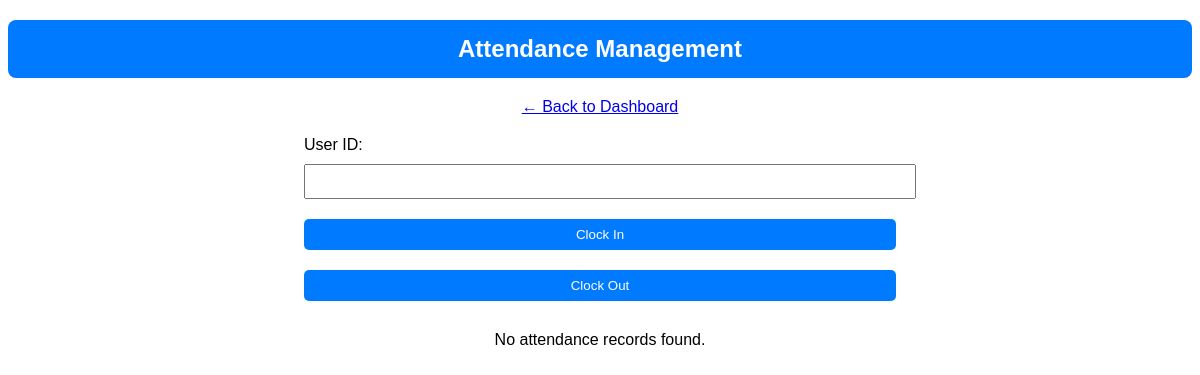
Before: /attendance.php with the older database file.
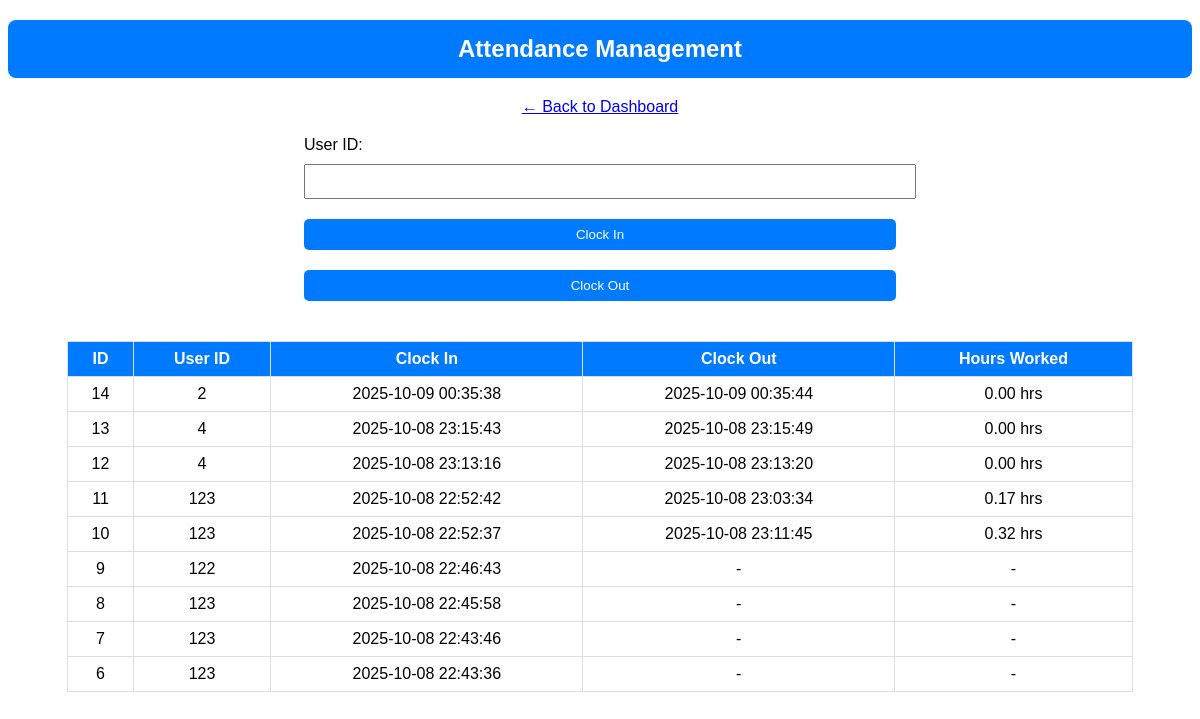
After: the same page with the newer database file.
### tables this page shows
CREATE TABLE IF NOT EXISTS `attendance` (
  `id` int NOT NULL AUTO_INCREMENT,
  `user_id` int DEFAULT NULL,
  `clock_in` datetime DEFAULT NULL,
  `clock_out` datetime DEFAULT NULL,
  `hours_worked` decimal(6,2) DEFAULT NULL,
  PRIMARY KEY (`id`),
  KEY `user_id` (`user_id`)
);

### attendance.php (the view, shortened to what this page needs)
<?php include('db.php'); ?>
<!DOCTYPE html>
<html>
<head>
</head>
<body>
<h2>Attendance Management</h2>
<a href="admin_dashboard.php">← Back to Dashboard</a>
<form method="POST" action="">
    <label>User ID:</label>
    <input type="number" name="user_id" required>
    <button type="submit" name="clock_in">Clock In</button>
    <button type="submit" name="clock_out">Clock Out</button>
</form>
<?php
$result = $conn->query("SELECT * FROM attendance ORDER BY id DESC");
if ($result && $result->num_rows > 0) {
    echo "<table>
            <tr>
                <th>ID</th>
                <th>User ID</th>
                <th>Clock In</th>
                <th>Clock Out</th>
                <th>Hours Worked</th>
            </tr>";
    while ($row = $result->fetch_assoc()) {
        echo "<tr>
                <td>{$row['id']}</td>
                <td>{$row['user_id']}</td>
                <td>{$row['clock_in']}</td>
                <td>" . ($row['clock_out'] ? $row['clock_out'] : '-') . "</td>
                <td>" . ($row['hours_worked'] !== null ? $row['hours_worked'] . ' hrs' : '-') . "</td>
              </tr>";
    }
    echo "</table>";
} else {
    echo "<p>No attendance records found.</p>";
}
?>
</body>
</html>

### attendance.php (style rules this page uses)
body { font-family: Arial; text-align: center; }
h2 { background-color: #007BFF; color: white; padding: 15px; border-radius: 8px; }
form { width: 50%; margin: 20px auto; text-align: left; }
input, button { width: 100%; padding: 8px; margin: 10px 0; }
button { background-color: #007BFF; color: white; border: none; border-radius: 5px; cursor: pointer; }
table { width: 90%; margin: 30px auto; border-collapse: collapse; }
th, td { border: 1px solid #ddd; padding: 8px; text-align: center; }
th { background-color: #007BFF; color: white; }

Changed rows visible on the page:
added attendance: id "14", user "2", clock_in "2025-10-09 00:35:38", clock_out "2025-10-09 00:35:44", hours_worked "0.00"
added attendance: id "13", user "4", clock_in "2025-10-08 23:15:43", clock_out "2025-10-08 23:15:49", hours_worked "0.00"
added attendance: id "12", user "4", clock_in "2025-10-08 23:13:16", clock_out "2025-10-08 23:13:20", hours_worked "0.00"
added attendance: id "11", user "123", clock_in "2025-10-08 22:52:42", clock_out "2025-10-08 23:03:34", hours_worked "0.17"
added attendance: id "10", user "123", clock_in "2025-10-08 22:52:37", clock_out "2025-10-08 23:11:45", hours_worked "0.32"
added attendance: id "9", user "122", clock_in "2025-10-08 22:46:43"
added attendance: id "8", user "123", clock_in "2025-10-08 22:45:58"
added attendance: id "7", user "123", clock_in "2025-10-08 22:43:46"
added attendance: id "6", user "123", clock_in "2025-10-08 22:43:36"
Other visible differences:
text no longer shown: "No attendance records found."
text now shown: "ID User ID Clock In Clock Out Hours Worked"
